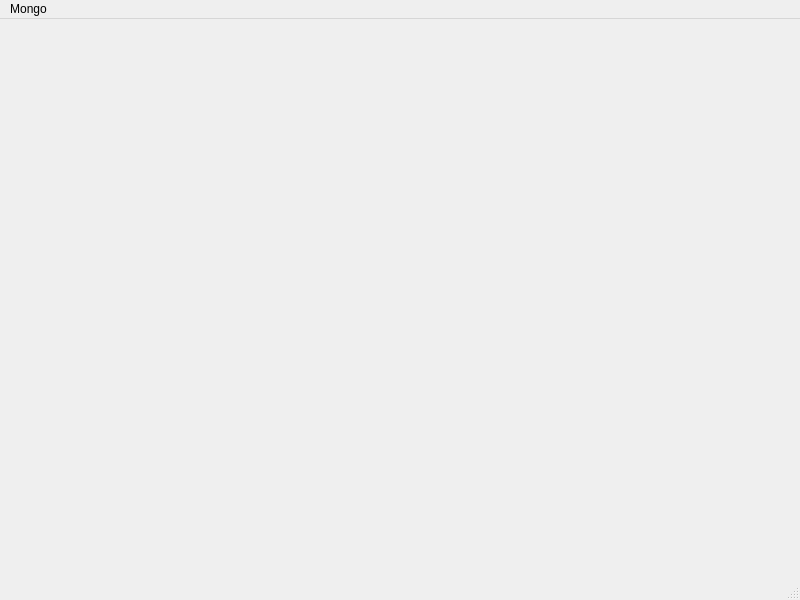
<?xml version="1.0" encoding="UTF-8"?>
<ui version="4.0">
 <class>MainWindow</class>
 <widget class="QMainWindow" name="MainWindow">
  <property name="geometry">
   <rect>
    <x>0</x>
    <y>0</y>
    <width>800</width>
    <height>600</height>
   </rect>
  </property>
  <property name="windowTitle">
   <string>MainWindow</string>
  </property>
  <widget class="QWidget" name="centralwidget"/>
  <widget class="QMenuBar" name="menubar">
   <property name="geometry">
    <rect>
     <x>0</x>
     <y>0</y>
     <width>800</width>
     <height>23</height>
    </rect>
   </property>
   <widget class="QMenu" name="menumongo">
    <property name="title">
     <string>Mongo</string>
    </property>
    <addaction name="index"/>
    <addaction name="separator"/>
    <addaction name="append"/>
   </widget>
   <addaction name="menumongo"/>
  </widget>
  <widget class="QStatusBar" name="statusbar"/>
  <action name="index">
   <property name="text">
    <string>查詢</string>
   </property>
  </action>
  <action name="append">
   <property name="text">
    <string>新增</string>
   </property>
  </action>
 </widget>
 <resources/>
 <connections/>
</ui>
